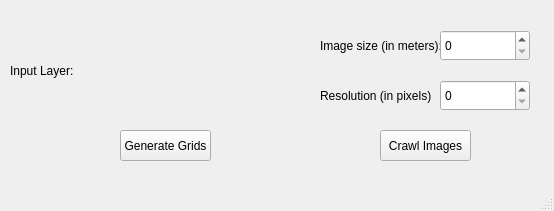
<?xml version="1.0" encoding="UTF-8"?>
<ui version="4.0">
 <class>QuarterCrawl</class>
 <widget class="QMainWindow" name="QuarterCrawl">
  <property name="geometry">
   <rect>
    <x>0</x>
    <y>0</y>
    <width>554</width>
    <height>211</height>
   </rect>
  </property>
  <property name="windowTitle">
   <string>QuarterCrawl</string>
  </property>
  <widget class="QWidget" name="centralwidget">
   <widget class="QLabel" name="label">
    <property name="geometry">
     <rect>
      <x>10</x>
      <y>60</y>
      <width>71</width>
      <height>21</height>
     </rect>
    </property>
    <property name="text">
     <string>Input Layer:</string>
    </property>
   </widget>
   <widget class="QgsFileWidget" name="mQgsFileWidget">
    <property name="geometry">
     <rect>
      <x>80</x>
      <y>60</y>
      <width>221</width>
      <height>27</height>
     </rect>
    </property>
   </widget>
   <widget class="QLabel" name="label_3">
    <property name="geometry">
     <rect>
      <x>320</x>
      <y>30</y>
      <width>121</width>
      <height>31</height>
     </rect>
    </property>
    <property name="text">
     <string>Image size (in meters):</string>
    </property>
   </widget>
   <widget class="QgsSpinBox" name="mQgsSpinBox">
    <property name="geometry">
     <rect>
      <x>440</x>
      <y>30</y>
      <width>90</width>
      <height>31</height>
     </rect>
    </property>
   </widget>
   <widget class="QPushButton" name="pushButton">
    <property name="geometry">
     <rect>
      <x>120</x>
      <y>130</y>
      <width>91</width>
      <height>31</height>
     </rect>
    </property>
    <property name="text">
     <string>Generate Grids</string>
    </property>
   </widget>
   <widget class="QPushButton" name="pushButton_2">
    <property name="geometry">
     <rect>
      <x>380</x>
      <y>130</y>
      <width>91</width>
      <height>31</height>
     </rect>
    </property>
    <property name="text">
     <string>Crawl Images</string>
    </property>
   </widget>
   <widget class="QgsSpinBox" name="mQgsSpinBox_2">
    <property name="geometry">
     <rect>
      <x>440</x>
      <y>80</y>
      <width>90</width>
      <height>31</height>
     </rect>
    </property>
   </widget>
   <widget class="QLabel" name="label_4">
    <property name="geometry">
     <rect>
      <x>320</x>
      <y>80</y>
      <width>121</width>
      <height>31</height>
     </rect>
    </property>
    <property name="text">
     <string>Resolution (in pixels)</string>
    </property>
   </widget>
  </widget>
  <widget class="QMenuBar" name="menubar">
   <property name="geometry">
    <rect>
     <x>0</x>
     <y>0</y>
     <width>554</width>
     <height>21</height>
    </rect>
   </property>
  </widget>
  <widget class="QStatusBar" name="statusbar"/>
 </widget>
 <customwidgets>
  <customwidget>
   <class>QgsFileWidget</class>
   <extends>QWidget</extends>
   <header>qgsfilewidget.h</header>
  </customwidget>
  <customwidget>
   <class>QgsSpinBox</class>
   <extends>QSpinBox</extends>
   <header>qgsspinbox.h</header>
  </customwidget>
 </customwidgets>
 <resources/>
 <connections/>
</ui>
